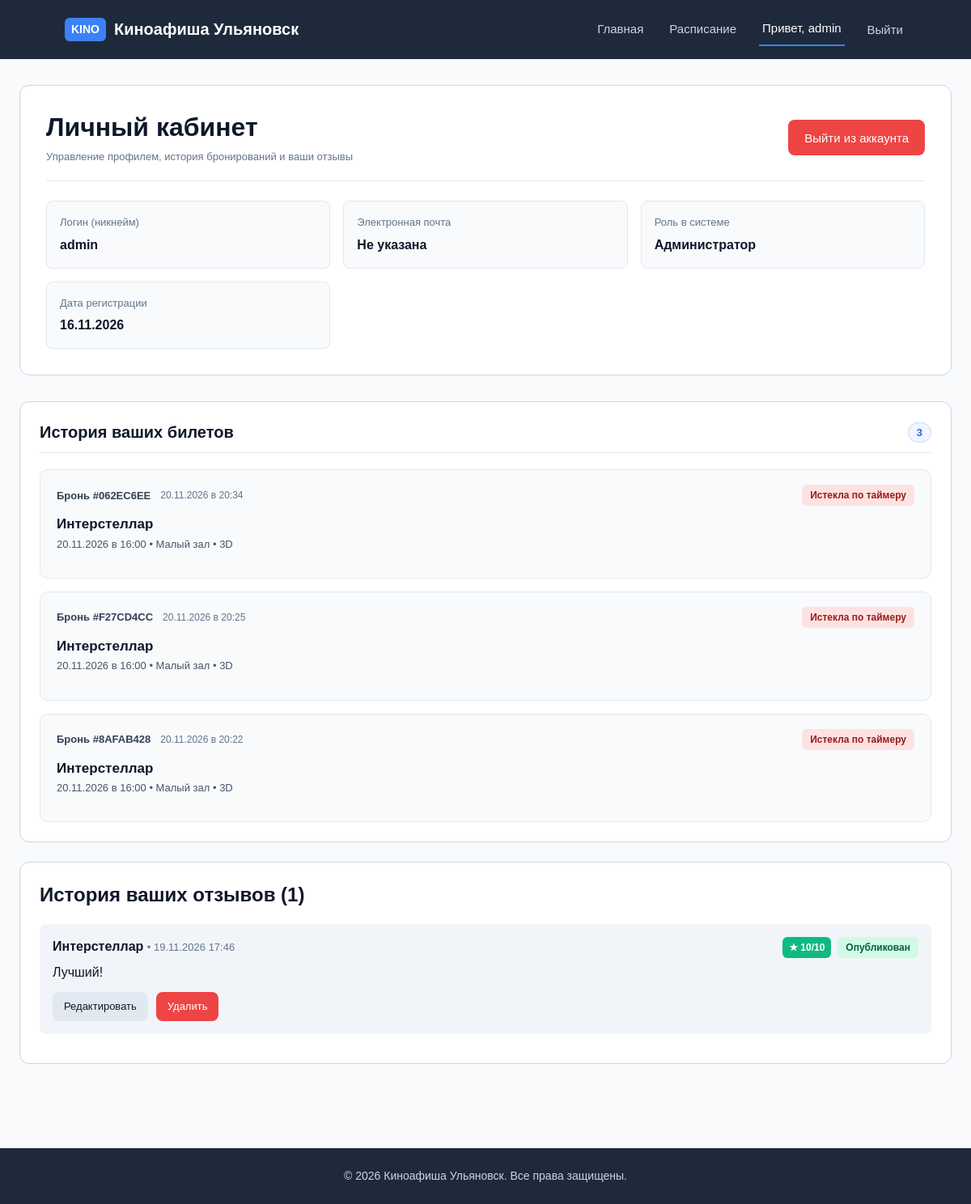
/profile/ (signed in), run on an earlier commit of the app's database.
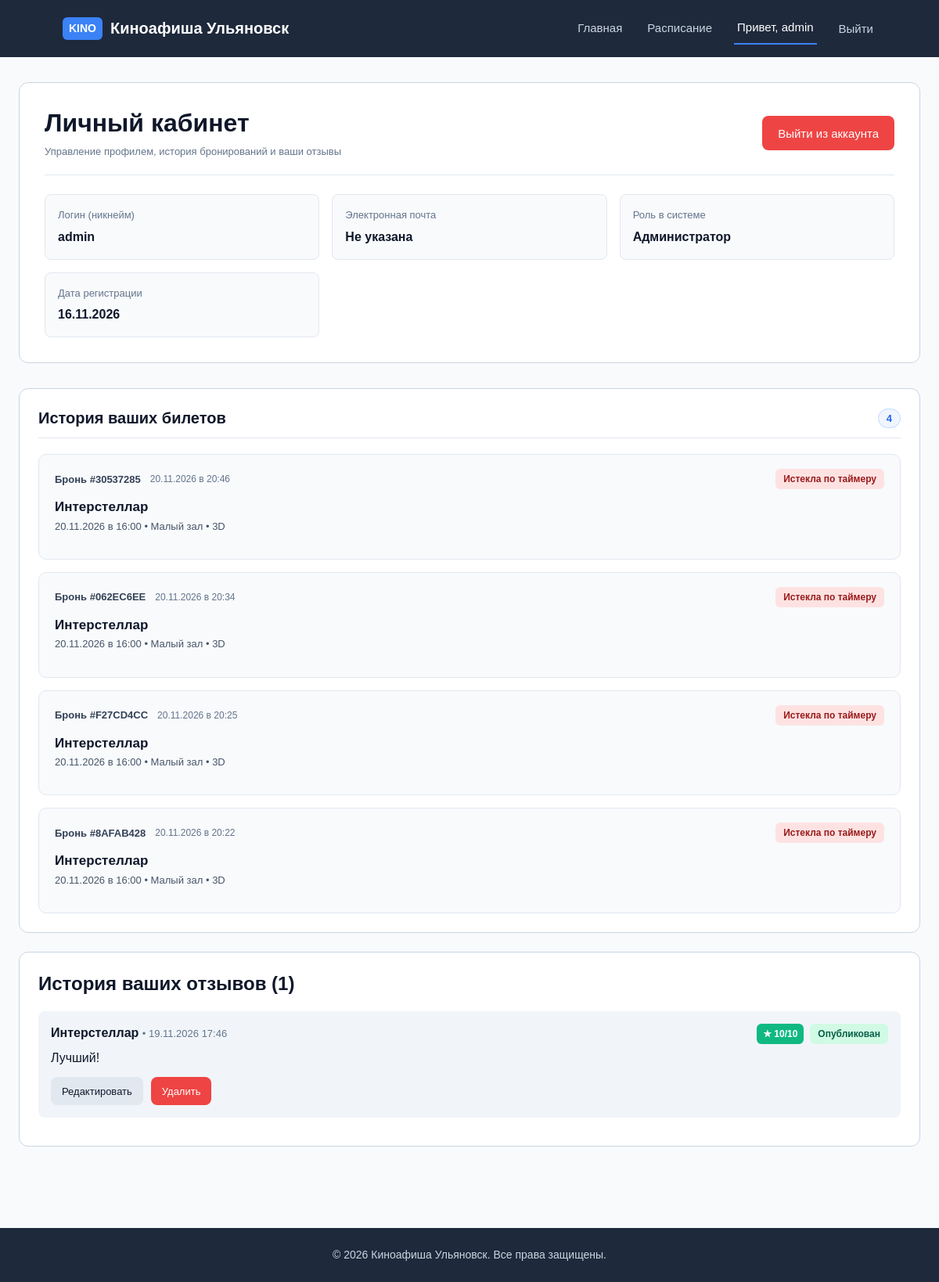
And on a later commit of the database.
### app/models.py (models this page shows, shortened)
class Booking(models.Model):
    STATUS_CHOICES = [
        ("pending", "Ожидает оплаты"),
        ("paid", "Оплачена"),
        ("cancelled", "Отменена"),
        ("expired", "Истекла по таймеру"),
    ]
    user = models.ForeignKey(
        User,
        on_delete=models.PROTECT,
        related_name="bookings",
        verbose_name="Клиент",
    )
    session = models.ForeignKey(
        Session,
        on_delete=models.PROTECT,
        related_name="bookings",
        verbose_name="Сеанс",
    )
    created_at = models.DateTimeField(auto_now_add=True, verbose_name="Дата создания")
    expires_at = models.DateTimeField(
        verbose_name="Срок действия брони", blank=True, null=True
    )
    status = models.CharField(
        max_length=20,
        choices=STATUS_CHOICES,
        default="pending",
        verbose_name="Статус брони",
    )
    total_amount = models.DecimalField(
        max_digits=10, decimal_places=2, default=0.00, verbose_name="Общая сумма"
    )
    booking_code = models.CharField(
        max_length=12, unique=True, blank=True, null=True, verbose_name="Код брони"
    )
    seats_count = models.PositiveIntegerField(default=1, verbose_name="Количество мест")
    class Meta:
        verbose_name = "Бронь"
        verbose_name_plural = "Брони"
        ordering = ["-created_at"]
    def is_expired(self):
        if self.status == "pending":
            expire_time = self.expires_at or (self.created_at + timedelta(minutes=15))
            return timezone.now() > expire_time
        return False

class Session(models.Model):
    FORMAT_CHOICES = [
        ("2D", "2D"),
        ("3D", "3D"),
        ("IMAX", "IMAX"),
    ]
    STATUS_CHOICES = [
        ("scheduled", "Запланирован"),
        ("ongoing", "Идёт"),
        ("finished", "Завершён"),
        ("cancelled", "Отменён"),
    ]
    movie = models.ForeignKey(
        Movie,
        on_delete=models.PROTECT,
        related_name="sessions",
        verbose_name="Фильм",
    )
    hall = models.ForeignKey(
        Hall,
        on_delete=models.PROTECT,
        related_name="sessions",
        verbose_name="Зал",
    )
    start_time = models.DateTimeField(verbose_name="Время начала")
    end_time = models.DateTimeField(verbose_name="Время окончания")
    format = models.CharField(
        max_length=20, choices=FORMAT_CHOICES, default="2D", verbose_name="Формат"
    )
    language = models.CharField(
        max_length=50, default="Русский", verbose_name="Язык / Озвучка"
    )
    status = models.CharField(
        max_length=20,
        choices=STATUS_CHOICES,
        default="scheduled",
        verbose_name="Статус сеанса",
    )
    class Meta:
        verbose_name = "Сеанс"
        verbose_name_plural = "Сеансы"
        ordering = ["start_time"]

class Movie(models.Model):
    STATUS_CHOICES = [
        ("in_poster", "В афише"),
        ("hidden", "Скрыт"),
        ("archived", "Снят с показа"),
    ]
    title = models.CharField(max_length=255, verbose_name="Название фильма")
    description = models.TextField(verbose_name="Описание")
    duration_minutes = models.PositiveIntegerField(verbose_name="Длительность (мин)")
    age_rating = models.CharField(max_length=10, verbose_name="Возрастной рейтинг")
    release_year = models.PositiveIntegerField(verbose_name="Год релиза")
    poster = models.ImageField(
        upload_to="posters/", blank=True, null=True, verbose_name="Постер"
    )
    status = models.CharField(
        max_length=20,
        choices=STATUS_CHOICES,
        default="in_poster",
        verbose_name="Статус показа",
    )
    average_rating = models.DecimalField(
        max_digits=3,
        decimal_places=2,
        default=0.00,
        verbose_name="Средний рейтинг",
    )
    class Meta:
        verbose_name = "Фильм"
        verbose_name_plural = "Фильмы"
        ordering = ["-release_year", "title"]

class Hall(models.Model):
    STATUS_CHOICES = [
        ("active", "Активен"),
        ("repair", "На ремонте"),
        ("closed", "Закрыт"),
    ]
    name = models.CharField(max_length=100, unique=True, verbose_name="Название зала")
    capacity = models.PositiveIntegerField(verbose_name="Вместимость")
    layout_config = models.TextField(
        blank=True, null=True, verbose_name="Конфигурация зала (JSON)"
    )
    status = models.CharField(
        max_length=20,
        choices=STATUS_CHOICES,
        default="active",
        verbose_name="Статус зала",
    )
    class Meta:
        verbose_name = "Зал"
        verbose_name_plural = "Залы"
        ordering = ["name"]

class Review(models.Model):
    MODERATION_CHOICES = [
        ("pending", "На проверке"),
        ("published", "Опубликован"),
        ("rejected", "Отклонён"),
    ]
    user = models.ForeignKey(
        User,
        on_delete=models.CASCADE,
        related_name="reviews",
        verbose_name="Пользователь",
    )
    movie = models.ForeignKey(
        Movie,
        on_delete=models.CASCADE,
        related_name="reviews",
        verbose_name="Фильм",
    )
    rating = models.PositiveIntegerField(
        validators=[MinValueValidator(1), MaxValueValidator(10)],
        verbose_name="Оценка (от 1 до 10)",
    )
    text = models.TextField(verbose_name="Текст отзыва")
    created_at = models.DateTimeField(auto_now_add=True, verbose_name="Дата создания")
    moderation_status = models.CharField(
        max_length=20,
        choices=MODERATION_CHOICES,
        default="pending",
        verbose_name="Статус модерации",
    )
    class Meta:
        verbose_name = "Отзыв"
        verbose_name_plural = "Отзывы"
        ordering = ["-created_at"]
        constraints = [
            models.UniqueConstraint(
                fields=["user", "movie"], name="unique_user_movie_review"
            )
        ]

### app/views.py (the view)
# urls.py: path("profile/", views.profile_view, name="profile"),
@login_required
def profile_view(request):
    user_bookings_qs = Booking.objects.filter(user=request.user)
    for booking in user_bookings_qs.filter(status__in=["pending", "active"]):
        if booking.is_expired():
            booking.status = "expired"
            booking.save(update_fields=["status"])
    bookings = (
        user_bookings_qs
        .select_related("session__movie", "session__hall")
        .prefetch_related("items__seat", "tickets", "items")
        .order_by("-created_at")
    )
    reviews = (
        Review.objects.filter(user=request.user)
        .select_related("movie")
        .order_by("-created_at")
    )
    context = {
        "bookings": bookings,
        "reviews": reviews,
    }
    return render(request, "app/profile.html", context)

### app/templates/app/profile.html (shortened to what the changed rows need)
{% load static %}
<!DOCTYPE html>
<html lang="ru">
<head>
    <link rel="stylesheet" href="{% static 'css/style.css' %}">
</head>
<body>
    <main class="container">
        <section class="profile-header-box">
            <div class="profile-header-top">
                <div>
                    <h1>Личный кабинет</h1>
                </div>
            </div>
        </section>
        <section class="profile-section">
            <div class="profile-section-header">
                <h2>История ваших билетов</h2>
                <span class="badge badge-count">{{ bookings|length }}</span>
            </div>
            {% if bookings %}
                <div class="user-bookings-grid">
                    {% for booking in bookings %}
                        <article class="booking-card-item">
                            <div class="booking-card-top">
                                <div class="booking-meta-info">
                                    <span class="booking-id">Бронь #{{ booking.booking_code|default:booking.id }}</span>
                                    <span class="booking-date">{{ booking.created_at|date:"d.m.Y в H:i" }}</span>
                                </div>
                                <span class="status-badge status-{{ booking.status }}">{{ booking.get_status_display }}</span>
                            </div>
                            <div class="booking-movie-main">
                                <h3 class="booking-movie-title">
                                    <a href="{% url 'movie_detail' booking.session.movie.pk %}">
                                        {{ booking.session.movie.title }}
                                    </a>
                                </h3>
                                <p class="caption booking-session-time">
                                    {{ booking.session.start_time|date:"d.m.Y в H:i" }} • {{ booking.session.hall.name }} • {{ booking.session.format }}
                                </p>
                            </div>
                        </article>
                    {% endfor %}
                </div>
            {% else %}
                <div class="empty-state-box">
                    <p class="caption">У вас пока нет оформленных билетов и заказов.</p>
                    <a href="{% url 'schedule' %}" class="btn btn-primary" style="margin-top: 12px;">Перейти к расписанию</a>
                </div>
            {% endif %}
        </section>
        <section class="profile-section">
            <h2>История ваших отзывов ({{ reviews.count }})</h2>
            {% if reviews %}
                <div class="profile-list">
                    {% for review in reviews %}
                        <article class="review-card">
                            <div class="review-header">
                                <div>
                                    <strong>
                                        <a href="{% url 'movie_detail' review.movie.pk %}" class="profile-movie-link">
                                            {{ review.movie.title }}
                                        </a>
                                    </strong>
                                    <span class="caption"> • {{ review.created_at|date:"d.m.Y H:i" }}</span>
                                </div>
                                <div class="profile-review-meta">
                                    <span class="badge {% if review.rating <= 4 %}badge-rating-low{% elif review.rating <= 6 %}badge-rating-mid{% else %}badge-rating-high{% endif %}">★ {{ review.rating }}/10</span>
                                    <span class="status-badge status-{{ review.moderation_status }}">
                                        {{ review.get_moderation_status_display }}
                                    </span>
                                </div>
                            </div>
                            <p class="review-card-text">{{ review.text }}</p>
                            <div class="review-card-actions">
                                <a href="{% url 'edit_review' review.pk %}" class="btn btn-secondary btn-sm">Редактировать</a>
                                <form action="{% url 'delete_review' review.pk %}" method="post" onsubmit="return confirm('Вы уверены, что хотите удалить этот отзыв?');">
                                    <button type="submit" class="btn btn-danger btn-sm">Удалить</button>
                                </form>
                            </div>
                        </article>
                    {% endfor %}
                </div>
            {% else %}
                <div class="profile-empty-box">
                    <p class="caption">Вы ещё не оставляли отзывов на фильмы.</p>
                </div>
            {% endif %}
        </section>
    </main>
</body>
</html>

What changed in the data, as far as the page shows it:
added Booking: booking_code "30537285", created_at "20.11.2026 в 20:46", status "Истекла по таймеру", session.movie "Интерстеллар", session.start_time "20.11.2026 в 16:00", session.hall.name "Малый зал", session.format "3D"
Also different on the page:
{{ bookings|length }}: "3" → "4"
